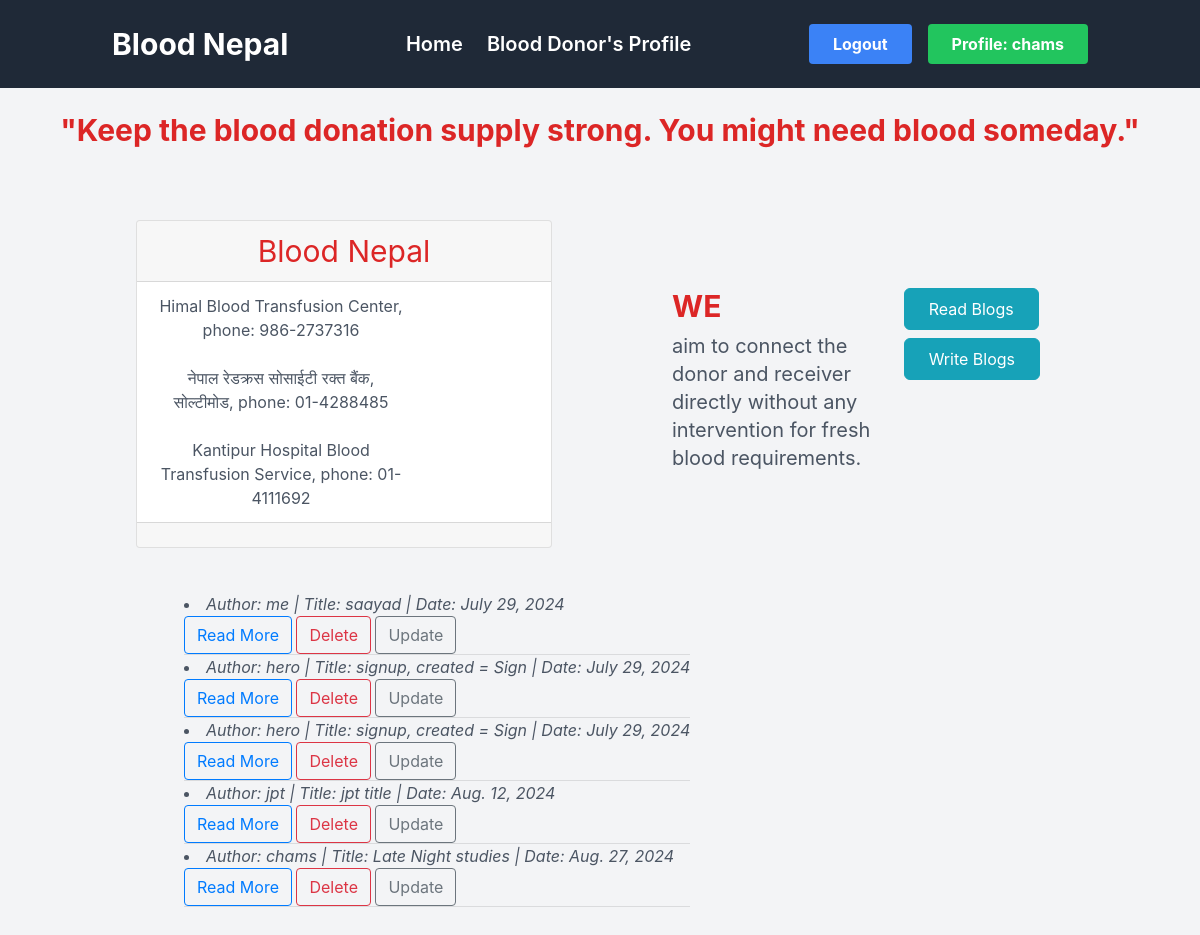
Screenshot of /blog/ (signed in) with the database file from the repository.
### blog/models.py (models this page shows, shortened)
class Blog(models.Model):
    user = models.ForeignKey(User, on_delete=models.CASCADE, null=True)
    signup = models.ForeignKey(SignUp, on_delete=models.CASCADE, null= True)
    title = models.CharField('title',max_length=30)
    date = models.DateField(default=timezone.now,null=True,blank=False)
    content = models.TextField()
    list_display = ('user', 'title', 'author','date')

### blog/views.py (the view)
# urls.py: path("", views.blog, name="blog"),
def blog(request):
    username = request.user.username # Gets the username of user who is logged in from User table
    blog_post = Blog.objects.all()
    context = {'username':username,'blog_post':blog_post}
    return render(request, "profile/home.html", context)

### profile_/templates/profile/home.html (shortened to what this page needs)
{% extends 'profile/base.html' %}
{% load crispy_forms_tags %}
{% block body %}
  <section class="text-gray-600 body-font bg-gray-100 min-h-screen">
    <div class='flex justify-center items-center py-4'>
      <strong class='text-xl md:text-2xl lg:text-3xl text-red-600'>"Keep the blood donation supply strong. You might need blood someday."</strong>
    </div>
    <div class="container mx-auto flex flex-wrap px-5 py-6 items-center">
      <div class="w-full md:w-1/2 md:pr-12 mb-10 md:mb-0 pb-10 border-b md:border-b-0 border-gray-200">
        <div class="mt-4">
          <div class="card text-center">
            <div class="text-xl md:text-2xl lg:text-3xl card-header text-red-600">Blood Nepal</div>
            <div class="flex justify-center items-center" style="width: 18rem;">
              <ul class="list-group list-group-flush">
                <li class="list-group-item">Himal Blood Transfusion Center, phone: 986-2737316</li>
                <li class="list-group-item">नेपाल रेडक्रस सोसाईटी रक्त बैंक, सोल्टीमोड, phone: 01-4288485</li>
                <li class="list-group-item">Kantipur Hospital Blood Transfusion Service, phone: 01-4111692</li>
              </ul>
            </div>
            <div class="card-footer text-muted">
            </div>
          </div>
        </div>
      </div>
      {% if user.is_authenticated %}
      <div class="w-full md:w-1/2 md:pl-12">
        <div class="flex flex-col md:flex-row items-start px-4 md:px-12 py-8 mb-6 space-y-4 md:space-y-0 md:space-x-8">
          <div class="flex-1">
            <strong class="text-sm md:text-2xl lg:text-3xl text-red-600">
              WE
            </strong>
            <p class="text-base md:text-lg lg:text-xl mt-2">
              aim to connect the donor and receiver directly without any intervention for fresh blood requirements.
            </p>
          </div>
          <div class="flex flex-col space-y-2">
            <a href="{% url 'blog' %}" class="hover:text-red-500 text-xl font-semibold">
              <button class="btn btn-info px-4 py-2 rounded-md text-white hover:bg-blue-600">
                Read Blogs
              </button>
            </a>
            <a href="{% url 'write_blog' %}" class="hover:text-red-500 text-xl font-semibold">
              <button class="btn btn-info px-4 py-2 rounded-md text-white hover:bg-blue-600">
                 Write Blogs
              </button>
            </a>
          </div>
        </div>
      </div>
          <div class="text-base flex flex-col items-center">
            <section class="text-gray-600 body-font">
              <div class="container px-5 py-1 mx-auto justify-content-centre">
                {% for blogs in blog_post %}
                    <li><em>Author: {{blogs.user}} |    Title: {{blogs.title}} | Date: {{blogs.date}} </em>
                  </li>
                    <a href="{% url 'read_post' blogs.id %}"> <button class="btn btn-outline-primary my-2 my-sm-0" type="submit">
                      Read More
                  </button> </a>
                    <a href="{% url 'delete_blog' blogs.id %}">
                      <button class="btn btn-outline-danger my-2 my-sm-0" type="submit">
                        Delete
                    </button>
                    </a>
                    <a href="{% url 'update_blog' blogs.id %}">
                      <button class="btn btn-outline-secondary my-2 my-sm-0" type="submit">
                        Update
                    </button>
                    </a>
                    <hr>
                {% endfor %}
              </div>
            </section>
            </div>
        </div>
      {% endif %}
  </section>
{% endblock %}

### profile_/templates/profile/base.html (shortened to what this page needs)
{% load static %}
<!DOCTYPE html>
<html lang="en">
  <head>
    <script src="https://cdn.tailwindcss.com"></script>
    <link rel="stylesheet" href="https://cdn.jsdelivr.net/npm/bootstrap@4.3.1/dist/css/bootstrap.min.css" />
    <link rel="stylesheet" href="{% static 'blog/css/blog.css' %}" />
    <link rel="stylesheet" href="https://stackpath.bootstrapcdn.com/bootstrap/4.5.2/css/bootstrap.min.css" />
    <link rel="stylesheet" href="https://stackpath.bootstrapcdn.com/bootstrap/4.5.2/css/bootstrap.min.css" />
    <link rel="stylesheet" href="https://cdnjs.cloudflare.com/ajax/libs/font-awesome/6.5.2/css/all.min.css" />
  </head>
  <body class="flex flex-col min-h-screen">
    <header class="bg-gray-800 text-white body-font">
      <div class="container mx-auto flex flex-wrap p-4 items-center justify-between">
        <span class="text-3xl font-bold">Blood Nepal</span>
        <nav class="hidden md:flex space-x-6">
          <a href="{% url 'home' %}" class="hover:text-red-500 text-xl font-semibold">Home</a>
          <a href="{% url 'donor' %}" class="hover:text-red-500 text-xl font-semibold">Blood Donor's Profile</a>
        </nav>
        <div class="flex items-center space-x-4">
          {% if user.is_authenticated %}
            <a href="{% url 'logout' %}">
              <button class="bg-blue-500 hover:bg-blue-700 text-white font-bold py-2 px-4 rounded">Logout</button>
            </a>
            <a href="{% url 'profile' %}">
              <button class="bg-green-500 hover:bg-green-700 text-white font-bold py-2 px-4 rounded">Profile: {{ username }}</button>
            </a>
          {% else %}
            {% block loginbar %}
              <a href="{% url 'home' %}">
                <button class="bg-gray-600 hover:bg-gray-700 text-white font-bold py-2 px-4 rounded">Login</button>
              </a>
            {% endblock %}
          {% endif %}
        </div>
      </div>
    </header>
    {% block body %}
    {% endblock %}
  </body>
  </html>

### rows the page displays
Blog: user "me", title "saayad", date "July 29, 2024"
Blog: user "hero", title "signup, created = Sign", date "July 29, 2024"
Blog: user "hero", title "signup, created = Sign", date "July 29, 2024"
Blog: user "jpt", title "jpt title", date "Aug. 12, 2024"
Blog: user "chams", title "Late Night studies", date "Aug. 27, 2024"

### other values shown
{{ username }} "chams"
